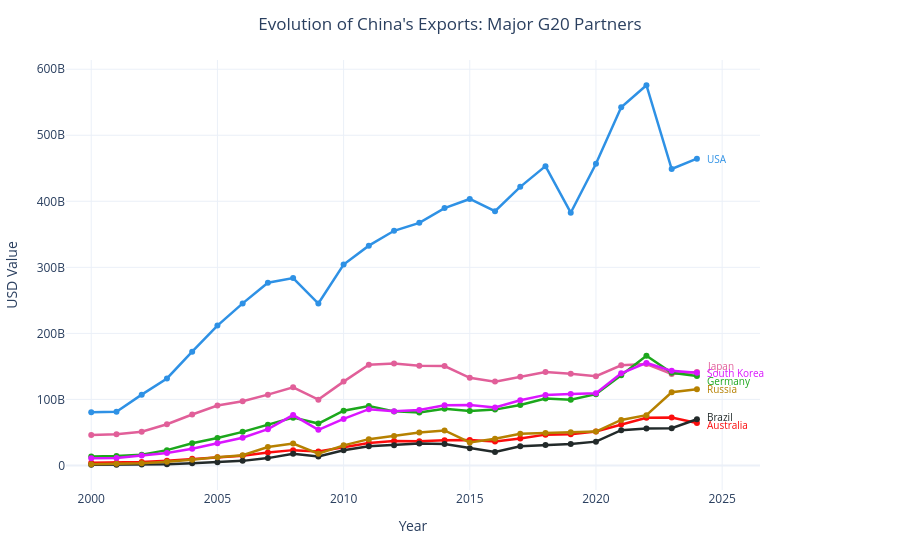

Source (notebook cell):
### Markdown cell above
Evolução das exportações da China para países do G20 entre 2000 e 2024

### Code cell
#exportações china p/ g20 (maiores parceiros)

import plotly.graph_objs as go
import plotly.express as px

#separação maiores parceiros
grupo_principais_iso = ['USA', 'JPN', 'DEU', 'AUS', 'KOR', 'BRA', 'RUS']


#visualização
cores_principais = px.colors.qualitative.Dark24

ultimos_valores = []
for iso in grupo_principais_iso:
    df_pais = evolucao_g20[evolucao_g20['partner_iso3_code'] == iso]
    if not df_pais.empty:
        df_pais = df_pais.sort_values('year')
        val = df_pais['export_value'].iloc[-1]
        nome = df_pais['Pais'].iloc[0]
        ultimos_valores.append({'iso': iso, 'val_real': val, 'val_ajustado': val, 'nome': nome})

ultimos_valores.sort(key=lambda x: x['val_real'])

distancia_minima = 12.0 * 10**9 

for _ in range(300):
    for i in range(len(ultimos_valores) - 1):
        if (ultimos_valores[i+1]['val_ajustado'] - ultimos_valores[i]['val_ajustado']) < distancia_minima:
            sobreposicao = distancia_minima - (ultimos_valores[i+1]['val_ajustado'] - ultimos_valores[i]['val_ajustado'])
            ultimos_valores[i]['val_ajustado'] -= sobreposicao / 2
            ultimos_valores[i+1]['val_ajustado'] += sobreposicao / 2
            
posicoes_ajustadas = {item['iso']: item['val_ajustado'] for item in ultimos_valores}

fig1 = go.Figure()

for i, iso in enumerate(grupo_principais_iso):
    df_pais = evolucao_g20[evolucao_g20['partner_iso3_code'] == iso].sort_values('year')
    
    if not df_pais.empty:
        nome_pais = df_pais['Pais'].iloc[0]
        cor = cores_principais[i % len(cores_principais)]
        
        
        fig1.add_trace(
            go.Scatter(
                x=df_pais['year'], 
                y=df_pais['export_value'], 
                name=nome_pais, 
                mode='lines+markers', 
                line=dict(color=cor, width=2.5),
                showlegend=False))
        
    
        fig1.add_annotation(
            x=df_pais['year'].iloc[-1], 
            y=posicoes_ajustadas[iso],
            text=nome_pais, 
            showarrow=False, 
            xanchor='left', 
            yanchor='middle',
            xshift=8, 
            font=dict(color=cor, size=10))


fig1.update_layout(
    title=dict(text="Evolution of China's Exports: Major G20 Partners", x=0.5),
    template="plotly_white",
    height=550, 
    hovermode="x unified",
    margin=dict(r=140, l=60, t=60, b=60))

fig1.update_yaxes(title_text="USD Value")
fig1.update_xaxes(title_text="Year", range=[1999, 2026.5], rangeslider_visible=False)

fig1.show()

### Figure 1 — Plotly figure (JSON) as saved in the notebook; plotly's stock layout.template omitted (floating-point values rounded to 4 significant figures)
{"data": [{"line": {"color": "#2E91E5", "width": 2.5}, "mode": "lines+markers", "name": "USA", "showlegend": false, "type": "scatter", "x": [2000, 2001, 2002, 2003, 2004, 2005, 2006, 2007, 2008, 2009, 2010, 2011, 2012, 2013, 2014, 2015, 2016, 2017, 2018, 2019, 2020, 2021, 2022, 2023, 2024], "y": [80413672399, 81467679718, 107270241373, 131778326223, 172367986130, 211769710320, 245438052814, 276821113000, 283841515397, 245224093748, 304244940127, 332871260362, 355380395238, 367374335897, 389727061356, 403545804315, 385092770895, 421925680890, 453271855498, 382730908031, 456861788951, 542350144856, 575738682372, 448917940473, 464522971824]}, {"line": {"color": "#E15F99", "width": 2.5}, "mode": "lines+markers", "name": "Japan", "showlegend": false, "type": "scatter", "x": [2000, 2001, 2002, 2003, 2004, 2005, 2006, 2007, 2008, 2009, 2010, 2011, 2012, 2013, 2014, 2015, 2016, 2017, 2018, 2019, 2020, 2021, 2022, 2023, 2024], "y": [46112519105, 47381208428, 51155094328, 62421886420, 77149173625, 90773540399, 97309590988, 107226791565, 118416727036, 99684588807, 126971618299, 152539017598, 154343737069, 150895283542, 150565703930, 132815659447, 126978187347, 134238664786, 141610925205, 138747262700, 135123751093, 151635511472, 153616593648, 138620711117, 141688655197]}, {"line": {"color": "#1CA71C", "width": 2.5}, "mode": "lines+markers", "name": "Germany", "showlegend": false, "type": "scatter", "x": [2000, 2001, 2002, 2003, 2004, 2005, 2006, 2007, 2008, 2009, 2010, 2011, 2012, 2013, 2014, 2015, 2016, 2017, 2018, 2019, 2020, 2021, 2022, 2023, 2024], "y": [13710068555, 14269786297, 16412342749, 23197465056, 33558388444, 41511582251, 50915412632, 61852410428, 72440756011, 63419527963, 83009638932, 90060290008, 81905633467, 80245650782, 86058098580, 82660938547, 84587030559, 91660139330, 101395635358, 99470737848, 107902743677, 136500730930, 166237141128, 140475772458, 135623968708]}, {"line": {"color": "#FB0D0D", "width": 2.5}, "mode": "lines+markers", "name": "Australia", "showlegend": false, "type": "scatter", "x": [2000, 2001, 2002, 2003, 2004, 2005, 2006, 2007, 2008, 2009, 2010, 2011, 2012, 2013, 2014, 2015, 2016, 2017, 2018, 2019, 2020, 2021, 2022, 2023, 2024], "y": [4008422283, 4136049742, 5176688473, 7219802660, 10085764993, 12371458878, 14843137268, 19481508407, 23236088421, 21340705397, 28201735199, 33995306159, 36959934828, 36707640083, 38135909697, 38586776536, 36419913493, 40920490302, 46697257880, 47423533743, 51352232989, 61923574608, 72078544414, 72723644687, 64324870924]}, {"line": {"color": "#DA16FF", "width": 2.5}, "mode": "lines+markers", "name": "South Korea", "showlegend": false, "type": "scatter", "x": [2000, 2001, 2002, 2003, 2004, 2005, 2006, 2007, 2008, 2009, 2010, 2011, 2012, 2013, 2014, 2015, 2016, 2017, 2018, 2019, 2020, 2021, 2022, 2023, 2024], "y": [10974618447, 11232286371, 15060051356, 18873997572, 25396757923, 33761601570, 42100278629, 54989656246, 76348551432, 53999144115, 70525239051, 85246204774, 82154978793, 84036682321, 91012994178, 91417347350, 87844523693, 98722961061, 106894962522, 108376349409, 109377697701, 139559726410, 155236053298, 143284803601, 140537166186]}, {"line": {"color": "#222A2A", "width": 2.5}, "mode": "lines+markers", "name": "Brazil", "showlegend": false, "type": "scatter", "x": [2000, 2001, 2002, 2003, 2004, 2005, 2006, 2007, 2008, 2009, 2010, 2011, 2012, 2013, 2014, 2015, 2016, 2017, 2018, 2019, 2020, 2021, 2022, 2023, 2024], "y": [1096103281, 1208605343, 1382566291, 1945321945, 3415306415, 4724471341, 6974211329, 11151379145, 17709623400, 13747666702, 23106924561, 29009227588, 30640163826, 33346408933, 32534219478, 26008142403, 20502885644, 29032956149, 31042438693, 32399850920, 36076477481, 53404261394, 56081439697, 56538221730, 69916922913]}, {"line": {"color": "#B68100", "width": 2.5}, "mode": "lines+markers", "name": "Russia", "showlegend": false, "type": "scatter", "x": [2000, 2001, 2002, 2003, 2004, 2005, 2006, 2007, 2008, 2009, 2010, 2011, 2012, 2013, 2014, 2015, 2016, 2017, 2018, 2019, 2020, 2021, 2022, 2023, 2024], "y": [1941982668, 2491522944, 3351932315, 5665222955, 8551160415, 12632696036, 15461668340, 27932205234, 33271765234, 17856341809, 30491123849, 39874517917, 44815631180, 50051291626, 53089462209, 34877949557, 40448529710, 48102632640, 49268514089, 50173558148, 51415281106, 68948253643, 76122647531, 110935407459, 115275859868]}], "layout": {"annotations": [{"font": {"color": "#2E91E5", "size": 10}, "showarrow": false, "text": "USA", "x": 2024, "xanchor": "left", "xshift": 8, "y": 464522971824, "yanchor": "middle"}, {"font": {"color": "#E15F99", "size": 10}, "showarrow": false, "text": "Japan", "x": 2024, "xanchor": "left", "xshift": 8, "y": 151300000000.0, "yanchor": "middle"}, {"font": {"color": "#1CA71C", "size": 10}, "showarrow": false, "text": "Germany", "x": 2024, "xanchor": "left", "xshift": 8, "y": 127300000000.0, "yanchor": "middle"}, {"font": {"color": "#FB0D0D", "size": 10}, "showarrow": false, "text": "Australia", "x": 2024, "xanchor": "left", "xshift": 8, "y": 61120000000.0, "yanchor": "middle"}, {"font": {"color": "#DA16FF", "size": 10}, "showarrow": false, "text": "South Korea", "x": 2024, "xanchor": "left", "xshift": 8, "y": 139300000000.0, "yanchor": "middle"}, {"font": {"color": "#222A2A", "size": 10}, "showarrow": false, "text": "Brazil", "x": 2024, "xanchor": "left", "xshift": 8, "y": 73120000000.0, "yanchor": "middle"}, {"font": {"color": "#B68100", "size": 10}, "showarrow": false, "text": "Russia", "x": 2024, "xanchor": "left", "xshift": 8, "y": 115275859868, "yanchor": "middle"}], "height": 550, "hovermode": "x unified", "margin": {"b": 60, "l": 60, "r": 140, "t": 60}, "title": {"text": "Evolution of China's Exports: Major G20 Partners", "x": 0.5}, "xaxis": {"range": [1999, 2026.0], "rangeslider": {"visible": false}, "title": {"text": "Year"}}, "yaxis": {"title": {"text": "USD Value"}}}}
